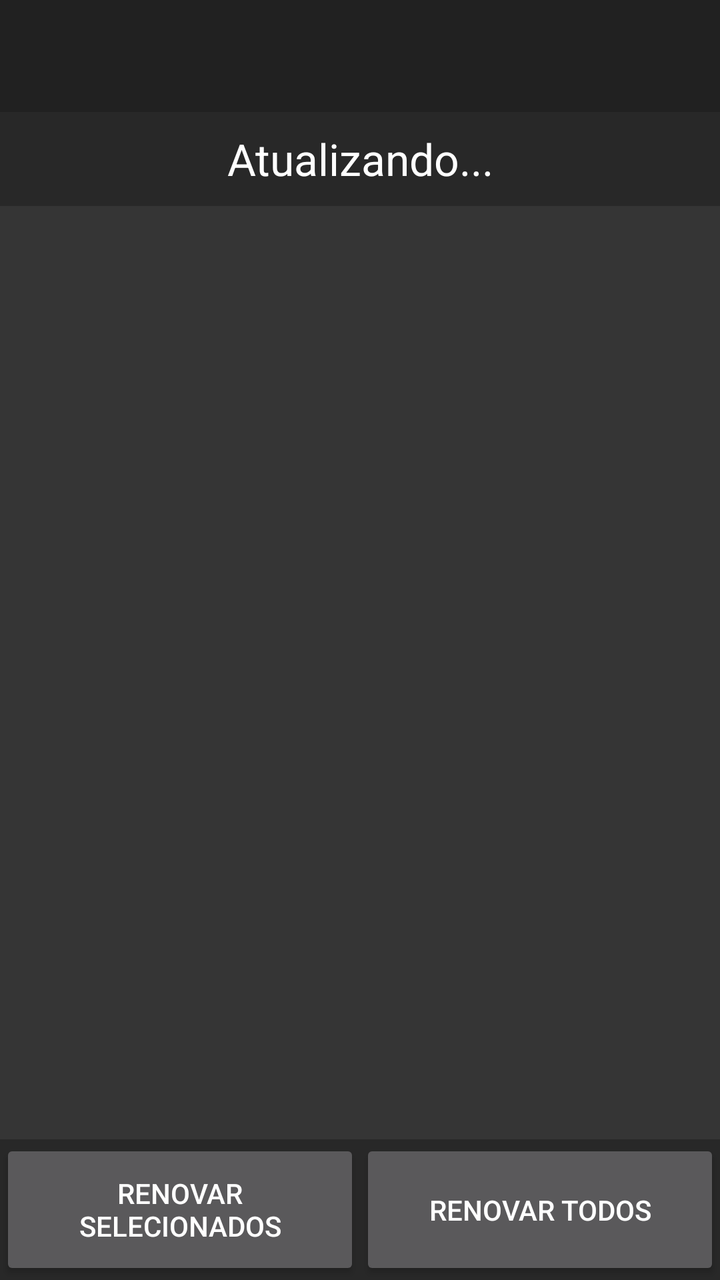
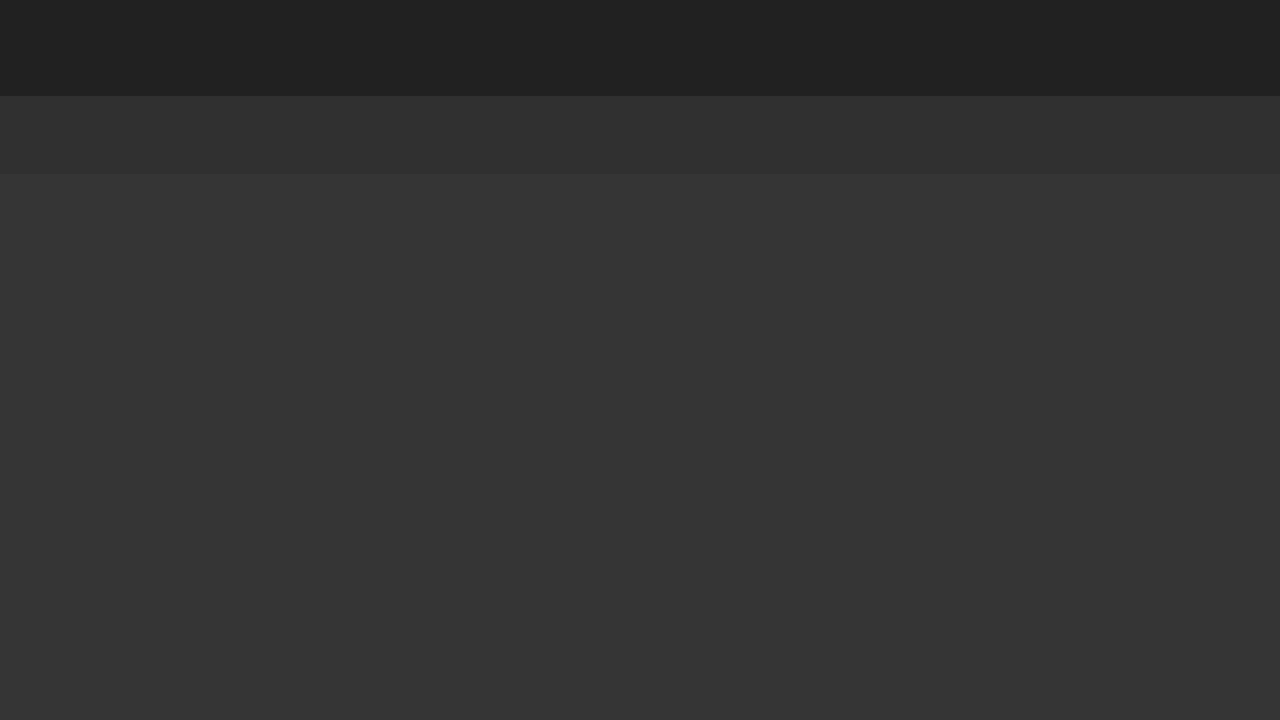

Two renders of one Android screen. The first uses the default layout on a phone; the second uses the alternative layout the repository ships for a different screen configuration, on a matching device. The two XML files are below.
<!-- AndroidManifest.xml: application theme AppTheme -->
<!-- res/layout/activity_never_forget.xml -->
<?xml version="1.0" encoding="utf-8"?>
<LinearLayout xmlns:android="http://schemas.android.com/apk/res/android"
    xmlns:tools="http://schemas.android.com/tools"
    android:layout_width="match_parent"
    android:layout_height="match_parent"
    android:clickable="true"
    android:orientation="vertical"
    tools:context=".NeverForgetMainActivity">

    <include layout="@layout/app_bar" />

    <LinearLayout
        android:layout_width="fill_parent"
        android:layout_height="fill_parent"
        android:layout_weight="1"
        android:gravity="center"
        android:orientation="vertical">

        <TextView
            android:id="@+id/nameTextView"
            android:layout_width="fill_parent"
            android:layout_height="fill_parent"
            android:layout_weight="10"
            android:gravity="center"
            android:text="@string/loading_books_message"
            android:textAppearance="?android:attr/textAppearanceLarge"
            android:textColor="#ffffff"
            android:background="@color/colorGreeting" />

        <ListView
            android:id="@+id/booksListView"
            android:layout_width="fill_parent"
            android:layout_height="fill_parent"
            android:layout_weight="1"
            android:background="@color/colorListView" />
    </LinearLayout>


    <LinearLayout
        android:layout_width="fill_parent"
        android:layout_height="fill_parent"
        android:layout_weight="4.5"
        android:background="@color/colorGreeting"
        android:gravity="center"
        android:orientation="horizontal">

        <Button
            android:id="@+id/button_renew_selected"
            style="@style/Base.TextAppearance.AppCompat.Button"
            android:layout_width="fill_parent"
            android:layout_height="fill_parent"
            android:layout_weight="1"
            android:onClick="renewSelectedBooks"
            android:text="@string/nfa_renew_selected_button" />

        <Button
            android:id="@+id/button_renew_all"
            style="@style/Base.TextAppearance.AppCompat.Button"
            android:layout_width="fill_parent"
            android:layout_height="fill_parent"
            android:layout_weight="1"
            android:onClick="renewAllBooks"
            android:text="@string/nfa_renew_all_button" />

    </LinearLayout>

</LinearLayout>
<!-- res/layout/app_bar.xml (included above) -->
<?xml version="1.0" encoding="utf-8"?>
<android.support.v7.widget.Toolbar xmlns:android="http://schemas.android.com/apk/res/android"
    android:layout_width="match_parent"
    android:layout_height="wrap_content"
    android:background="@color/colorPrimary"
    android:id="@+id/app_bar">
</android.support.v7.widget.Toolbar>
<!-- resources referenced by this layout -->
<resources>
  <color name="colorGreeting">#282828</color>
  <color name="colorListView">#353535</color>
  <color name="colorPrimary">#212121</color>
  <string name="loading_books_message">Atualizando...</string>
  <string name="nfa_renew_all_button">Renovar Todos</string>
  <string name="nfa_renew_selected_button">Renovar Selecionados</string>
  <!-- from res/values-v21/ -->
  <style name="AppTheme" parent="Theme.AppCompat.NoActionBar">
          
          <item name="colorPrimary">@color/colorPrimary</item>
          <item name="colorPrimaryDark">@color/colorPrimaryDark</item>
          <item name="colorAccent">@color/colorAccent</item>
          <item name="android:statusBarColor">@color/colorPrimary</item>
      </style>
  <color name="colorPrimaryDark">#616161</color>
  <color name="colorAccent">#115990</color>
</resources>
<!-- res/layout-land/activity_never_forget.xml (the repository's variant of the layout above) -->
<!-- drawn on the phone turned sideways -->
<?xml version="1.0" encoding="utf-8"?>
<LinearLayout xmlns:android="http://schemas.android.com/apk/res/android"
    xmlns:tools="http://schemas.android.com/tools"
    android:layout_width="match_parent"
    android:layout_height="match_parent"
    android:orientation="vertical"
    tools:context=".NeverForgetMainActivity">

    <LinearLayout
        android:layout_width="match_parent"
        android:layout_height="wrap_content"
        android:orientation="vertical">

        <include layout="@layout/app_bar" />
    </LinearLayout>

    <LinearLayout
        android:layout_width="match_parent"
        android:layout_height="match_parent"
        android:orientation="vertical">

        <TextView
            android:id="@+id/nameTextView"
            android:layout_width="fill_parent"
            android:layout_height="fill_parent"
            android:layout_weight="7"
            android:gravity="center"
            android:textAppearance="?android:attr/textAppearanceLarge"
            android:textColor="#ffffff" />

        <ListView
            android:id="@+id/booksListView"
            android:layout_width="fill_parent"
            android:layout_height="fill_parent"
            android:layout_weight="1"
            android:background="@color/colorListView" />
    </LinearLayout>

</LinearLayout>
<!-- resources referenced by the variant -->
<!-- as the phone turned sideways resolves them -->
<resources>
  <color name="colorListView">#353535</color>
  <color name="colorPrimary">#212121</color>
  <!-- from res/values-v21/ -->
  <style name="AppTheme" parent="Theme.AppCompat.NoActionBar">
          
          <item name="colorPrimary">@color/colorPrimary</item>
          <item name="colorPrimaryDark">@color/colorPrimaryDark</item>
          <item name="colorAccent">@color/colorAccent</item>
          <item name="android:statusBarColor">@color/colorPrimary</item>
      </style>
  <color name="colorPrimaryDark">#616161</color>
  <color name="colorAccent">#115990</color>
</resources>
